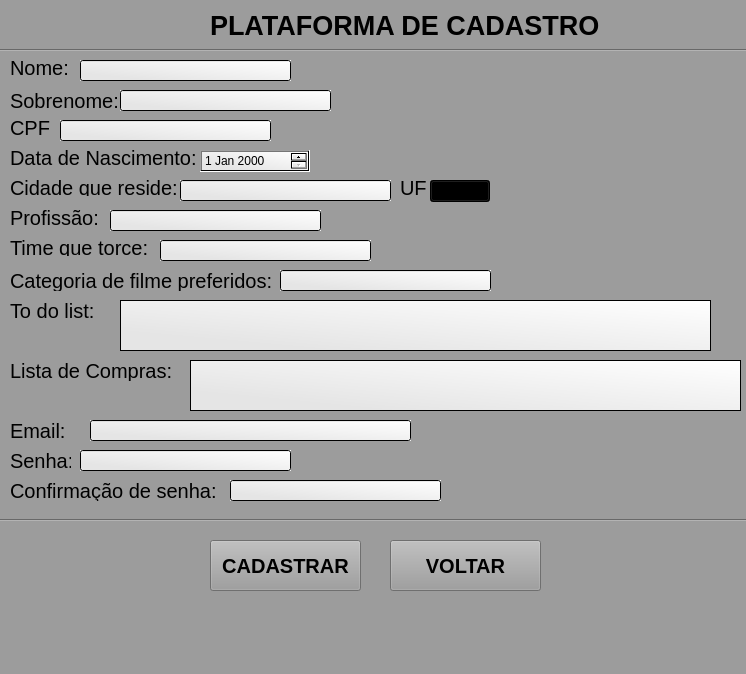
<?xml version="1.0" encoding="UTF-8"?>
<ui version="4.0">
 <class>MainWindow</class>
 <widget class="QMainWindow" name="MainWindow">
  <property name="geometry">
   <rect>
    <x>0</x>
    <y>0</y>
    <width>746</width>
    <height>674</height>
   </rect>
  </property>
  <property name="font">
   <font>
    <weight>75</weight>
    <bold>true</bold>
   </font>
  </property>
  <property name="windowTitle">
   <string>MainWindow</string>
  </property>
  <property name="styleSheet">
   <string notr="true">background-color: rgb(156, 156, 156);</string>
  </property>
  <property name="documentMode">
   <bool>false</bool>
  </property>
  <widget class="QWidget" name="centralwidget">
   <widget class="QLabel" name="label">
    <property name="geometry">
     <rect>
      <x>210</x>
      <y>0</y>
      <width>391</width>
      <height>51</height>
     </rect>
    </property>
    <property name="font">
     <font>
      <pointsize>20</pointsize>
      <weight>75</weight>
      <bold>true</bold>
     </font>
    </property>
    <property name="text">
     <string>PLATAFORMA DE CADASTRO</string>
    </property>
   </widget>
   <widget class="QLabel" name="label_2">
    <property name="geometry">
     <rect>
      <x>10</x>
      <y>60</y>
      <width>61</width>
      <height>16</height>
     </rect>
    </property>
    <property name="font">
     <font>
      <pointsize>15</pointsize>
     </font>
    </property>
    <property name="text">
     <string>Nome:</string>
    </property>
   </widget>
   <widget class="QLabel" name="label_4">
    <property name="geometry">
     <rect>
      <x>10</x>
      <y>120</y>
      <width>41</width>
      <height>16</height>
     </rect>
    </property>
    <property name="font">
     <font>
      <pointsize>15</pointsize>
     </font>
    </property>
    <property name="text">
     <string>CPF:</string>
    </property>
   </widget>
   <widget class="QLabel" name="label_5">
    <property name="geometry">
     <rect>
      <x>10</x>
      <y>150</y>
      <width>191</width>
      <height>16</height>
     </rect>
    </property>
    <property name="font">
     <font>
      <pointsize>15</pointsize>
     </font>
    </property>
    <property name="text">
     <string>Data de Nascimento:</string>
    </property>
   </widget>
   <widget class="QLabel" name="label_6">
    <property name="geometry">
     <rect>
      <x>10</x>
      <y>180</y>
      <width>171</width>
      <height>16</height>
     </rect>
    </property>
    <property name="font">
     <font>
      <pointsize>15</pointsize>
     </font>
    </property>
    <property name="text">
     <string>Cidade que reside:</string>
    </property>
   </widget>
   <widget class="QLabel" name="label_7">
    <property name="geometry">
     <rect>
      <x>10</x>
      <y>210</y>
      <width>101</width>
      <height>16</height>
     </rect>
    </property>
    <property name="font">
     <font>
      <pointsize>15</pointsize>
     </font>
    </property>
    <property name="text">
     <string>Profissão:</string>
    </property>
   </widget>
   <widget class="QLabel" name="label_8">
    <property name="geometry">
     <rect>
      <x>10</x>
      <y>240</y>
      <width>141</width>
      <height>16</height>
     </rect>
    </property>
    <property name="font">
     <font>
      <pointsize>15</pointsize>
     </font>
    </property>
    <property name="text">
     <string>Time que torce:</string>
    </property>
   </widget>
   <widget class="QLabel" name="label_9">
    <property name="geometry">
     <rect>
      <x>10</x>
      <y>270</y>
      <width>271</width>
      <height>21</height>
     </rect>
    </property>
    <property name="font">
     <font>
      <pointsize>15</pointsize>
     </font>
    </property>
    <property name="text">
     <string>Categoria de filme preferidos:</string>
    </property>
   </widget>
   <widget class="QLabel" name="label_10">
    <property name="geometry">
     <rect>
      <x>10</x>
      <y>300</y>
      <width>101</width>
      <height>21</height>
     </rect>
    </property>
    <property name="font">
     <font>
      <pointsize>15</pointsize>
     </font>
    </property>
    <property name="text">
     <string>To do list:</string>
    </property>
   </widget>
   <widget class="QLabel" name="label_12">
    <property name="geometry">
     <rect>
      <x>10</x>
      <y>420</y>
      <width>71</width>
      <height>21</height>
     </rect>
    </property>
    <property name="font">
     <font>
      <pointsize>15</pointsize>
     </font>
    </property>
    <property name="text">
     <string>Email:</string>
    </property>
   </widget>
   <widget class="QLabel" name="label_13">
    <property name="geometry">
     <rect>
      <x>10</x>
      <y>450</y>
      <width>61</width>
      <height>21</height>
     </rect>
    </property>
    <property name="font">
     <font>
      <pointsize>15</pointsize>
     </font>
    </property>
    <property name="text">
     <string>Senha:</string>
    </property>
   </widget>
   <widget class="QLabel" name="label_14">
    <property name="geometry">
     <rect>
      <x>10</x>
      <y>480</y>
      <width>211</width>
      <height>21</height>
     </rect>
    </property>
    <property name="font">
     <font>
      <pointsize>15</pointsize>
     </font>
    </property>
    <property name="text">
     <string>Confirmação de senha:</string>
    </property>
   </widget>
   <widget class="QLabel" name="label_15">
    <property name="geometry">
     <rect>
      <x>10</x>
      <y>90</y>
      <width>111</width>
      <height>21</height>
     </rect>
    </property>
    <property name="font">
     <font>
      <pointsize>15</pointsize>
     </font>
    </property>
    <property name="text">
     <string>Sobrenome:</string>
    </property>
   </widget>
   <widget class="QLabel" name="label_16">
    <property name="geometry">
     <rect>
      <x>10</x>
      <y>360</y>
      <width>181</width>
      <height>21</height>
     </rect>
    </property>
    <property name="font">
     <font>
      <pointsize>15</pointsize>
     </font>
    </property>
    <property name="text">
     <string>Lista de Compras:</string>
    </property>
   </widget>
   <widget class="QLineEdit" name="lineEdit">
    <property name="geometry">
     <rect>
      <x>80</x>
      <y>60</y>
      <width>211</width>
      <height>21</height>
     </rect>
    </property>
    <property name="styleSheet">
     <string notr="true">border-color: rgb(0, 0, 0);
background-color: qlineargradient(spread:pad, x1:0.165227, y1:0.79, x2:1, y2:0, stop:0 rgba(229, 229, 229, 255), stop:1 rgba(255, 255, 255, 255));</string>
    </property>
   </widget>
   <widget class="QLineEdit" name="lineEdit_2">
    <property name="geometry">
     <rect>
      <x>120</x>
      <y>90</y>
      <width>211</width>
      <height>21</height>
     </rect>
    </property>
    <property name="styleSheet">
     <string notr="true">border-color: rgb(0, 0, 0);
background-color: qlineargradient(spread:pad, x1:0.165227, y1:0.79, x2:1, y2:0, stop:0 rgba(229, 229, 229, 255), stop:1 rgba(255, 255, 255, 255));</string>
    </property>
   </widget>
   <widget class="QLineEdit" name="lineEdit_3">
    <property name="geometry">
     <rect>
      <x>60</x>
      <y>120</y>
      <width>211</width>
      <height>21</height>
     </rect>
    </property>
    <property name="styleSheet">
     <string notr="true">border-color: rgb(0, 0, 0);
background-color: qlineargradient(spread:pad, x1:0.165227, y1:0.79, x2:1, y2:0, stop:0 rgba(229, 229, 229, 255), stop:1 rgba(255, 255, 255, 255));</string>
    </property>
   </widget>
   <widget class="QDateEdit" name="dateEdit">
    <property name="geometry">
     <rect>
      <x>200</x>
      <y>150</y>
      <width>110</width>
      <height>22</height>
     </rect>
    </property>
    <property name="styleSheet">
     <string notr="true">
background-color: qlineargradient(spread:pad, x1:0.165227, y1:0.79, x2:1, y2:0, stop:0 rgba(229, 229, 229, 255), stop:1 rgba(255, 255, 255, 255));</string>
    </property>
   </widget>
   <widget class="QLineEdit" name="lineEdit_4">
    <property name="geometry">
     <rect>
      <x>180</x>
      <y>180</y>
      <width>211</width>
      <height>21</height>
     </rect>
    </property>
    <property name="styleSheet">
     <string notr="true">border-color: rgb(0, 0, 0);
background-color: qlineargradient(spread:pad, x1:0.165227, y1:0.79, x2:1, y2:0, stop:0 rgba(229, 229, 229, 255), stop:1 rgba(255, 255, 255, 255));</string>
    </property>
   </widget>
   <widget class="QLineEdit" name="lineEdit_5">
    <property name="geometry">
     <rect>
      <x>110</x>
      <y>210</y>
      <width>211</width>
      <height>21</height>
     </rect>
    </property>
    <property name="styleSheet">
     <string notr="true">border-color: rgb(0, 0, 0);
background-color: qlineargradient(spread:pad, x1:0.165227, y1:0.79, x2:1, y2:0, stop:0 rgba(229, 229, 229, 255), stop:1 rgba(255, 255, 255, 255));</string>
    </property>
   </widget>
   <widget class="QLineEdit" name="lineEdit_6">
    <property name="geometry">
     <rect>
      <x>160</x>
      <y>240</y>
      <width>211</width>
      <height>21</height>
     </rect>
    </property>
    <property name="styleSheet">
     <string notr="true">border-color: rgb(0, 0, 0);
background-color: qlineargradient(spread:pad, x1:0.165227, y1:0.79, x2:1, y2:0, stop:0 rgba(229, 229, 229, 255), stop:1 rgba(255, 255, 255, 255));
</string>
    </property>
   </widget>
   <widget class="QLineEdit" name="lineEdit_7">
    <property name="geometry">
     <rect>
      <x>280</x>
      <y>270</y>
      <width>211</width>
      <height>21</height>
     </rect>
    </property>
    <property name="styleSheet">
     <string notr="true">border-color: rgb(0, 0, 0);
background-color: qlineargradient(spread:pad, x1:0.165227, y1:0.79, x2:1, y2:0, stop:0 rgba(229, 229, 229, 255), stop:1 rgba(255, 255, 255, 255));</string>
    </property>
   </widget>
   <widget class="QTextEdit" name="textEdit">
    <property name="geometry">
     <rect>
      <x>120</x>
      <y>300</y>
      <width>591</width>
      <height>51</height>
     </rect>
    </property>
    <property name="styleSheet">
     <string notr="true">background-color: rgb(255, 255, 255);
background-color: qlineargradient(spread:pad, x1:0.165227, y1:0.79, x2:1, y2:0, stop:0 rgba(229, 229, 229, 255), stop:1 rgba(255, 255, 255, 255));</string>
    </property>
   </widget>
   <widget class="QTextEdit" name="textEdit_2">
    <property name="geometry">
     <rect>
      <x>190</x>
      <y>360</y>
      <width>551</width>
      <height>51</height>
     </rect>
    </property>
    <property name="styleSheet">
     <string notr="true">background-color: rgb(255, 255, 255);
background-color: qlineargradient(spread:pad, x1:0.165227, y1:0.79, x2:1, y2:0, stop:0 rgba(229, 229, 229, 255), stop:1 rgba(255, 255, 255, 255));</string>
    </property>
   </widget>
   <widget class="QLineEdit" name="lineEdit_8">
    <property name="geometry">
     <rect>
      <x>90</x>
      <y>420</y>
      <width>321</width>
      <height>21</height>
     </rect>
    </property>
    <property name="styleSheet">
     <string notr="true">border-color: rgb(0, 0, 0);
background-color: qlineargradient(spread:pad, x1:0.165227, y1:0.79, x2:1, y2:0, stop:0 rgba(229, 229, 229, 255), stop:1 rgba(255, 255, 255, 255));</string>
    </property>
   </widget>
   <widget class="QLineEdit" name="lineEdit_9">
    <property name="geometry">
     <rect>
      <x>80</x>
      <y>450</y>
      <width>211</width>
      <height>21</height>
     </rect>
    </property>
    <property name="styleSheet">
     <string notr="true">border-color: rgb(0, 0, 0);
background-color: qlineargradient(spread:pad, x1:0.165227, y1:0.79, x2:1, y2:0, stop:0 rgba(229, 229, 229, 255), stop:1 rgba(255, 255, 255, 255));</string>
    </property>
   </widget>
   <widget class="QLineEdit" name="lineEdit_10">
    <property name="geometry">
     <rect>
      <x>230</x>
      <y>480</y>
      <width>211</width>
      <height>21</height>
     </rect>
    </property>
    <property name="styleSheet">
     <string notr="true">border-color: rgb(0, 0, 0);
background-color: qlineargradient(spread:pad, x1:0.165227, y1:0.79, x2:1, y2:0, stop:0 rgba(229, 229, 229, 255), stop:1 rgba(255, 255, 255, 255));</string>
    </property>
   </widget>
   <widget class="Line" name="line">
    <property name="geometry">
     <rect>
      <x>-20</x>
      <y>510</y>
      <width>831</width>
      <height>20</height>
     </rect>
    </property>
    <property name="orientation">
     <enum>Qt::Horizontal</enum>
    </property>
   </widget>
   <widget class="QPushButton" name="pushButton">
    <property name="geometry">
     <rect>
      <x>210</x>
      <y>540</y>
      <width>151</width>
      <height>51</height>
     </rect>
    </property>
    <property name="font">
     <font>
      <pointsize>15</pointsize>
      <weight>75</weight>
      <bold>true</bold>
     </font>
    </property>
    <property name="text">
     <string>CADASTRAR</string>
    </property>
   </widget>
   <widget class="QLabel" name="label_11">
    <property name="geometry">
     <rect>
      <x>400</x>
      <y>180</y>
      <width>31</width>
      <height>16</height>
     </rect>
    </property>
    <property name="font">
     <font>
      <pointsize>15</pointsize>
     </font>
    </property>
    <property name="text">
     <string>UF</string>
    </property>
   </widget>
   <widget class="QComboBox" name="comboBox">
    <property name="geometry">
     <rect>
      <x>430</x>
      <y>180</y>
      <width>60</width>
      <height>22</height>
     </rect>
    </property>
    <property name="styleSheet">
     <string notr="true">background-color: qlineargradient(spread:pad, x1:0.165227, y1:0.79, x2:1, y2:0, stop:0 rgba(229, 229, 229, 255), stop:1 rgba(255, 255, 255, 255));</string>
    </property>
    <item>
     <property name="text">
      <string>AC</string>
     </property>
    </item>
    <item>
     <property name="text">
      <string>AL</string>
     </property>
    </item>
    <item>
     <property name="text">
      <string>AP</string>
     </property>
    </item>
    <item>
     <property name="text">
      <string>AM</string>
     </property>
    </item>
    <item>
     <property name="text">
      <string>BA</string>
     </property>
    </item>
    <item>
     <property name="text">
      <string>CE</string>
     </property>
    </item>
    <item>
     <property name="text">
      <string>DF</string>
     </property>
    </item>
    <item>
     <property name="text">
      <string>ES</string>
     </property>
    </item>
    <item>
     <property name="text">
      <string>GO</string>
     </property>
    </item>
    <item>
     <property name="text">
      <string>MA</string>
     </property>
    </item>
    <item>
     <property name="text">
      <string>MT</string>
     </property>
    </item>
    <item>
     <property name="text">
      <string>MS</string>
     </property>
    </item>
    <item>
     <property name="text">
      <string>MG</string>
     </property>
    </item>
    <item>
     <property name="text">
      <string>PA</string>
     </property>
    </item>
    <item>
     <property name="text">
      <string>PB</string>
     </property>
    </item>
    <item>
     <property name="text">
      <string>PE</string>
     </property>
    </item>
    <item>
     <property name="text">
      <string>PI</string>
     </property>
    </item>
    <item>
     <property name="text">
      <string>PR</string>
     </property>
    </item>
    <item>
     <property name="text">
      <string>RJ</string>
     </property>
    </item>
    <item>
     <property name="text">
      <string>RN</string>
     </property>
    </item>
    <item>
     <property name="text">
      <string>RS</string>
     </property>
    </item>
    <item>
     <property name="text">
      <string>RS</string>
     </property>
    </item>
    <item>
     <property name="text">
      <string>RO</string>
     </property>
    </item>
    <item>
     <property name="text">
      <string>RR</string>
     </property>
    </item>
    <item>
     <property name="text">
      <string>SC</string>
     </property>
    </item>
    <item>
     <property name="text">
      <string>SP</string>
     </property>
    </item>
    <item>
     <property name="text">
      <string>SE</string>
     </property>
    </item>
    <item>
     <property name="text">
      <string>TO</string>
     </property>
    </item>
   </widget>
   <widget class="QLabel" name="label_3">
    <property name="geometry">
     <rect>
      <x>300</x>
      <y>60</y>
      <width>281</width>
      <height>21</height>
     </rect>
    </property>
    <property name="styleSheet">
     <string notr="true">color: rgb(255, 0, 0);</string>
    </property>
    <property name="text">
     <string/>
    </property>
   </widget>
   <widget class="QLabel" name="label_17">
    <property name="geometry">
     <rect>
      <x>340</x>
      <y>90</y>
      <width>281</width>
      <height>21</height>
     </rect>
    </property>
    <property name="styleSheet">
     <string notr="true">color: rgb(255, 0, 0);</string>
    </property>
    <property name="text">
     <string/>
    </property>
   </widget>
   <widget class="QLabel" name="label_18">
    <property name="geometry">
     <rect>
      <x>280</x>
      <y>120</y>
      <width>281</width>
      <height>21</height>
     </rect>
    </property>
    <property name="styleSheet">
     <string notr="true">color: rgb(255, 0, 0);</string>
    </property>
    <property name="text">
     <string/>
    </property>
   </widget>
   <widget class="QLabel" name="label_19">
    <property name="geometry">
     <rect>
      <x>320</x>
      <y>150</y>
      <width>281</width>
      <height>21</height>
     </rect>
    </property>
    <property name="styleSheet">
     <string notr="true">color: rgb(255, 0, 0);</string>
    </property>
    <property name="text">
     <string/>
    </property>
   </widget>
   <widget class="QLabel" name="label_20">
    <property name="geometry">
     <rect>
      <x>500</x>
      <y>180</y>
      <width>151</width>
      <height>21</height>
     </rect>
    </property>
    <property name="styleSheet">
     <string notr="true">color: rgb(255, 0, 0);</string>
    </property>
    <property name="text">
     <string/>
    </property>
   </widget>
   <widget class="QLabel" name="label_21">
    <property name="geometry">
     <rect>
      <x>330</x>
      <y>210</y>
      <width>281</width>
      <height>21</height>
     </rect>
    </property>
    <property name="styleSheet">
     <string notr="true">color: rgb(255, 0, 0);</string>
    </property>
    <property name="text">
     <string/>
    </property>
   </widget>
   <widget class="QLabel" name="label_22">
    <property name="geometry">
     <rect>
      <x>380</x>
      <y>240</y>
      <width>281</width>
      <height>21</height>
     </rect>
    </property>
    <property name="styleSheet">
     <string notr="true">color: rgb(255, 0, 0);</string>
    </property>
    <property name="text">
     <string/>
    </property>
   </widget>
   <widget class="QLabel" name="label_23">
    <property name="geometry">
     <rect>
      <x>500</x>
      <y>270</y>
      <width>141</width>
      <height>21</height>
     </rect>
    </property>
    <property name="styleSheet">
     <string notr="true">color: rgb(255, 0, 0);</string>
    </property>
    <property name="text">
     <string/>
    </property>
   </widget>
   <widget class="QLabel" name="label_24">
    <property name="geometry">
     <rect>
      <x>420</x>
      <y>420</y>
      <width>281</width>
      <height>21</height>
     </rect>
    </property>
    <property name="styleSheet">
     <string notr="true">color: rgb(255, 0, 0);</string>
    </property>
    <property name="text">
     <string/>
    </property>
   </widget>
   <widget class="QLabel" name="label_25">
    <property name="geometry">
     <rect>
      <x>300</x>
      <y>450</y>
      <width>281</width>
      <height>21</height>
     </rect>
    </property>
    <property name="styleSheet">
     <string notr="true">color: rgb(255, 0, 0);</string>
    </property>
    <property name="text">
     <string/>
    </property>
   </widget>
   <widget class="QLabel" name="label_26">
    <property name="geometry">
     <rect>
      <x>450</x>
      <y>480</y>
      <width>281</width>
      <height>21</height>
     </rect>
    </property>
    <property name="styleSheet">
     <string notr="true">color: rgb(255, 0, 0);</string>
    </property>
    <property name="text">
     <string/>
    </property>
   </widget>
   <widget class="Line" name="line_2">
    <property name="geometry">
     <rect>
      <x>-10</x>
      <y>40</y>
      <width>831</width>
      <height>20</height>
     </rect>
    </property>
    <property name="orientation">
     <enum>Qt::Horizontal</enum>
    </property>
   </widget>
   <widget class="QPushButton" name="pushButton_2">
    <property name="geometry">
     <rect>
      <x>390</x>
      <y>540</y>
      <width>151</width>
      <height>51</height>
     </rect>
    </property>
    <property name="font">
     <font>
      <pointsize>15</pointsize>
      <weight>75</weight>
      <bold>true</bold>
     </font>
    </property>
    <property name="text">
     <string>VOLTAR</string>
    </property>
   </widget>
   <zorder>label</zorder>
   <zorder>label_4</zorder>
   <zorder>label_5</zorder>
   <zorder>label_6</zorder>
   <zorder>label_7</zorder>
   <zorder>label_8</zorder>
   <zorder>label_9</zorder>
   <zorder>label_10</zorder>
   <zorder>label_12</zorder>
   <zorder>label_13</zorder>
   <zorder>label_14</zorder>
   <zorder>label_2</zorder>
   <zorder>label_15</zorder>
   <zorder>label_16</zorder>
   <zorder>lineEdit</zorder>
   <zorder>lineEdit_2</zorder>
   <zorder>lineEdit_3</zorder>
   <zorder>dateEdit</zorder>
   <zorder>lineEdit_4</zorder>
   <zorder>lineEdit_5</zorder>
   <zorder>lineEdit_6</zorder>
   <zorder>lineEdit_7</zorder>
   <zorder>textEdit</zorder>
   <zorder>textEdit_2</zorder>
   <zorder>lineEdit_8</zorder>
   <zorder>lineEdit_9</zorder>
   <zorder>lineEdit_10</zorder>
   <zorder>line</zorder>
   <zorder>pushButton</zorder>
   <zorder>label_11</zorder>
   <zorder>comboBox</zorder>
   <zorder>label_3</zorder>
   <zorder>label_17</zorder>
   <zorder>label_18</zorder>
   <zorder>label_19</zorder>
   <zorder>label_20</zorder>
   <zorder>label_21</zorder>
   <zorder>label_22</zorder>
   <zorder>label_23</zorder>
   <zorder>label_24</zorder>
   <zorder>label_25</zorder>
   <zorder>label_26</zorder>
   <zorder>line_2</zorder>
   <zorder>pushButton_2</zorder>
  </widget>
  <widget class="QMenuBar" name="menubar">
   <property name="geometry">
    <rect>
     <x>0</x>
     <y>0</y>
     <width>746</width>
     <height>22</height>
    </rect>
   </property>
  </widget>
  <widget class="QStatusBar" name="statusbar"/>
 </widget>
 <resources/>
 <connections/>
</ui>
